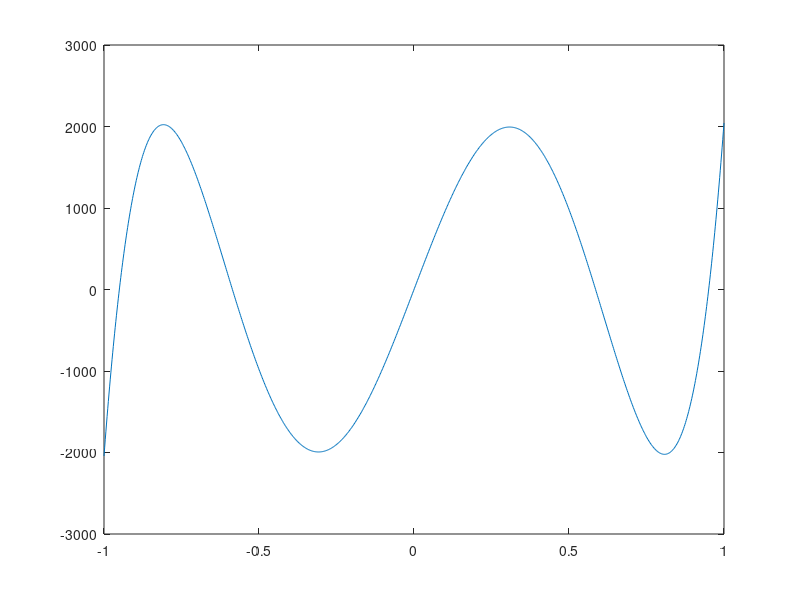

Write MATLAB code to recreate this figure.
% Define the interval
a = -1;
b = 1;

% Define the weight function
w = @(x) 1./sqrt(1-x.^2);

% Define the degree of the polynomial
n = 5;

% Generate the monic orthogonal polynomials
p = cell(n+1,1);
p{1} = @(x) 1;
p{2} = @(x) x;
for k = 2:n
    p{k+1} = @(x) (x.*p{k}(x) - p{k-1}(x))./(k);
end

% Generate the Vandermonde matrix
V = zeros(n+1,n+1);
for i = 1:n+1
    for j = 1:n+1
        V(i,j) = quadgk(@(x) w(x).*p{i}(x).*p{j}(x), a, b);
    end
end

% Generate the right-hand side vector
bVec = zeros(n+1,1);
for i = 1:n+1
    bVec(i) = quadgk(@(x) w(x).*x.^i, a, b);
end

% Solve the linear system
c = V\bVec;

% Define the approximation
f = @(x) 0;
for i = 1:n+1
    f = @(x) f(x) + c(i)*p{i}(x);
end

% Plot the approximation
xVals = linspace(a, b, 1000);
yVals = arrayfun(f, xVals);
plot(xVals, yVals);
